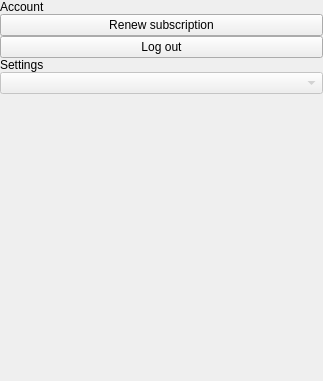
<?xml version="1.0" encoding="UTF-8"?>
<ui version="4.0">
 <class>SettingsScreen</class>
 <widget class="QWidget" name="SettingsScreen">
  <property name="geometry">
   <rect>
    <x>0</x>
    <y>0</y>
    <width>323</width>
    <height>381</height>
   </rect>
  </property>
  <property name="windowTitle">
   <string>Form</string>
  </property>
  <layout class="QVBoxLayout" name="verticalLayout">
   <property name="spacing">
    <number>0</number>
   </property>
   <property name="leftMargin">
    <number>0</number>
   </property>
   <property name="topMargin">
    <number>0</number>
   </property>
   <property name="rightMargin">
    <number>0</number>
   </property>
   <property name="bottomMargin">
    <number>0</number>
   </property>
   <item alignment="Qt::AlignLeft">
    <widget class="QLabel" name="lblAccount">
     <property name="text">
      <string>Account</string>
     </property>
     <property name="alignment">
      <set>Qt::AlignJustify|Qt::AlignVCenter</set>
     </property>
    </widget>
   </item>
   <item>
    <widget class="CustomPlacementButton" name="btnRenew">
     <property name="text">
      <string>Renew subscription</string>
     </property>
    </widget>
   </item>
   <item>
    <widget class="CustomPlacementButton" name="btnLogOut">
     <property name="text">
      <string>Log out</string>
     </property>
    </widget>
   </item>
   <item alignment="Qt::AlignLeft">
    <widget class="QLabel" name="lblSettings">
     <property name="text">
      <string>Settings</string>
     </property>
     <property name="alignment">
      <set>Qt::AlignJustify|Qt::AlignVCenter</set>
     </property>
    </widget>
   </item>
   <item>
    <widget class="ComboBox" name="cbbLanguage">
     <property name="enabled">
      <bool>false</bool>
     </property>
    </widget>
   </item>
   <item>
    <spacer name="verticalSpacer">
     <property name="orientation">
      <enum>Qt::Vertical</enum>
     </property>
     <property name="sizeHint" stdset="0">
      <size>
       <width>20</width>
       <height>259</height>
      </size>
     </property>
    </spacer>
   </item>
  </layout>
 </widget>
 <customwidgets>
  <customwidget>
   <class>ComboBox</class>
   <extends>QComboBox</extends>
   <header>ComboBox.h</header>
  </customwidget>
  <customwidget>
   <class>CustomPlacementButton</class>
   <extends>QPushButton</extends>
   <header location="global">CustomPlacementButton.h</header>
  </customwidget>
 </customwidgets>
 <resources/>
 <connections/>
</ui>
